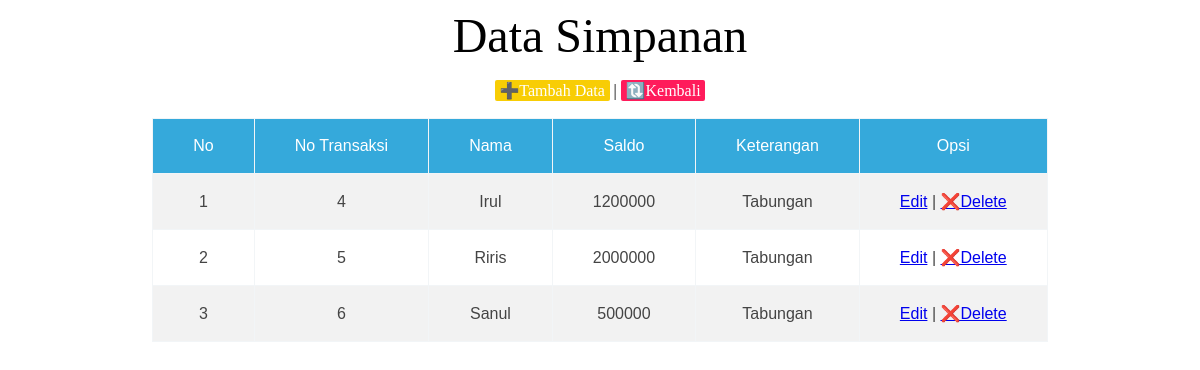
The page /simpanan.php on the database its author committed.
### tables this page shows
CREATE TABLE `simpanan` (
  `no_transaksi` int(5) NOT NULL,
  `saldo` int(20) DEFAULT NULL,
  `keterangan` varchar(225) DEFAULT NULL
);

CREATE TABLE `anggota` (
  `no_anggota` int(5) NOT NULL,
  `nama` varchar(225) DEFAULT NULL,
  `jeniskelamin` varchar(225) DEFAULT NULL,
  `alamat` varchar(225) DEFAULT NULL
);

### simpanan.php (the view, shortened to what this page needs)
<!DOCTYPE html>
<html>
<head>
    <link rel="stylesheet" href="style1.css" type="text/css" media="all" />
</head>
<body>
    <table class="table1" border="3" cellspacing="0" cellpadding="5" align="center">
    <tr>
        <center><font size="7" face="Century Gothic" >Data Simpanan</font></center>
    </tr>
        <br>
            <tr>
                <center>
                    <a href="inputsimpanan.php" style="padding:0.2% 0.4%;background-color :#f8cd05; color:#fff;border-radius:2px;text-decoration:none;">➕Tambah Data</a>  |
                    <a href="index.php" style="padding:0.2% 0.4%;background-color :#ff1b5b; color:#fff;border-radius:2px;text-decoration:none;">🔃Kembali</a>
                </center>
            </tr>
        <br>
    <tr>
        <th>No</th>
        <th>No Transaksi</th>
        <th>Nama</th>
        <th>Saldo</th>
        <th>Keterangan</th>
        <th>Opsi</th>
    </tr>
<?php
    include 'koneksi.php';
        $no =1;
                $select = mysqli_query($conn, "SELECT * FROM simpanan INNER JOIN anggota ON anggota.no_anggota = simpanan.no_transaksi");
    if(mysqli_num_rows($select) > 0){
    while($hasil3 = mysqli_fetch_array($select)){
?>
    <tr style="text-align: center;">
        <td><?php echo $no++ ?></td>
        <td><?php echo $hasil3['no_transaksi'] ?></td>
        <td><?php echo $hasil3['nama'] ?></td>
        <td><?php echo $hasil3['saldo'] ?></td>
        <td><?php echo $hasil3['keterangan'] ?></td>
        <td>
            <a href="editsimpanan.php?no_transaksi=<?php echo $hasil3['no_transaksi'] ?>">Edit</a> |
            <a href="deletesimpanan.php?no_transaksi=<?php echo $hasil3['no_transaksi'] ?>">❌Delete</a>
        </td>
    </tr>
<?php }}else{ ?>
    <tr>
        <td colspan="6" align="center">data none</td>
    </tr>
<?php } ?>
    </table>
</body>
</html>

### style1.css (style rules this page uses)
.table1 { font-family: sans-serif; color: #444; border-collapse: collapse; border: 1px solid #f2f5f7; }
.table1 tr th { background: #35A9DB; color: #fff; font-weight: normal; }
.table1, th, td { padding: 18px 40px; }
.table1 tr:nth-child(even) { background-color: #f2f2f2; }

### rows shown on the page
simpanan: no_transaksi "4", anggota.nama "Irul", saldo "1200000", keterangan "Tabungan"
simpanan: no_transaksi "5", anggota.nama "Riris", saldo "2000000", keterangan "Tabungan"
simpanan: no_transaksi "6", anggota.nama "Sanul", saldo "500000", keterangan "Tabungan"
